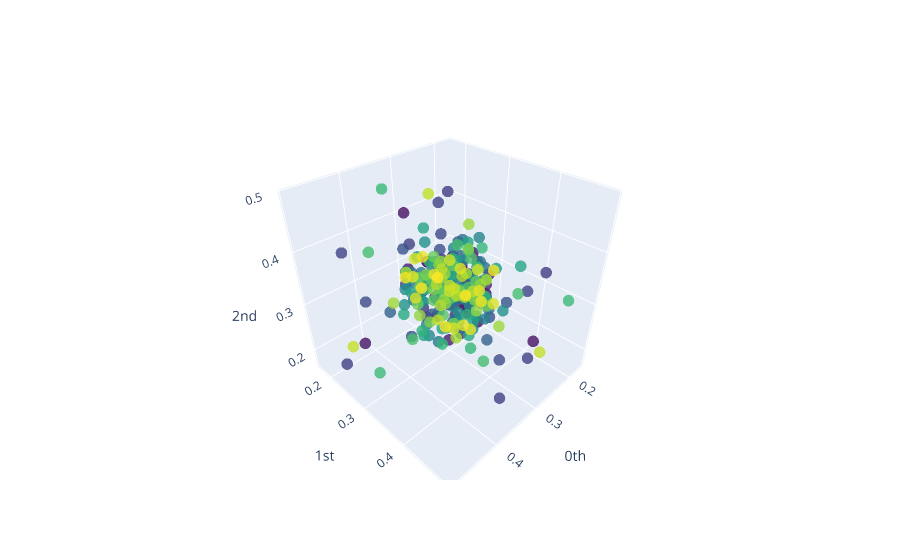

Source (notebook cell):
### Code cell
# Create Takens Embedding for Time Series
embedder = SingleTakensEmbedding(
    parameters_type=parameters_type,
    n_jobs=n_jobs,
    time_delay=embedding_time_delay,
    dimension=embedding_dimension,
    stride=stride,
)

embedded = embedder.fit_transform(series.price)
print('Optimal time delay (tau) based on mutual information:',
      embedder.time_delay_)
print('Optimal embedding dimension based on false nearest neighbors:',
      embedder.dimension_)
print(f"Shape of embedded time series: {embedded.shape}")

plot_point_cloud(embedded)

### Figure 1 — Plotly figure (JSON) as saved in the notebook; plotly's stock layout.template omitted (floating-point values rounded to 4 significant figures; data arrays with more than 128 entries replaced by an {"elided": "..."} marker saying what was removed)
{"data": [{"marker": {"color": {"elided": "268 int values"}, "colorscale": [[0, "#440154"], [0.1111, "#482878"], [0.2222, "#3e4989"], [0.3333, "#31688e"], [0.4444, "#26828e"], [0.5556, "#1f9e89"], [0.6667, "#35b779"], [0.7778, "#6ece58"], [0.8889, "#b5de2b"], [1, "#fde725"]], "opacity": 0.8, "size": 4}, "mode": "markers", "type": "scatter3d", "x": {"elided": "268 float values"}, "y": {"elided": "268 float values"}, "z": {"elided": "268 float values"}}], "layout": {"autosize": true, "scene": {"aspectmode": "auto", "aspectratio": {"x": 1, "y": 1, "z": 1}, "xaxis": {"exponentformat": "e", "showexponent": "all", "title": {"text": "0th"}, "type": "linear"}, "yaxis": {"exponentformat": "e", "showexponent": "all", "title": {"text": "1st"}, "type": "linear"}, "zaxis": {"exponentformat": "e", "showexponent": "all", "title": {"text": "2nd"}, "type": "linear"}}}}
